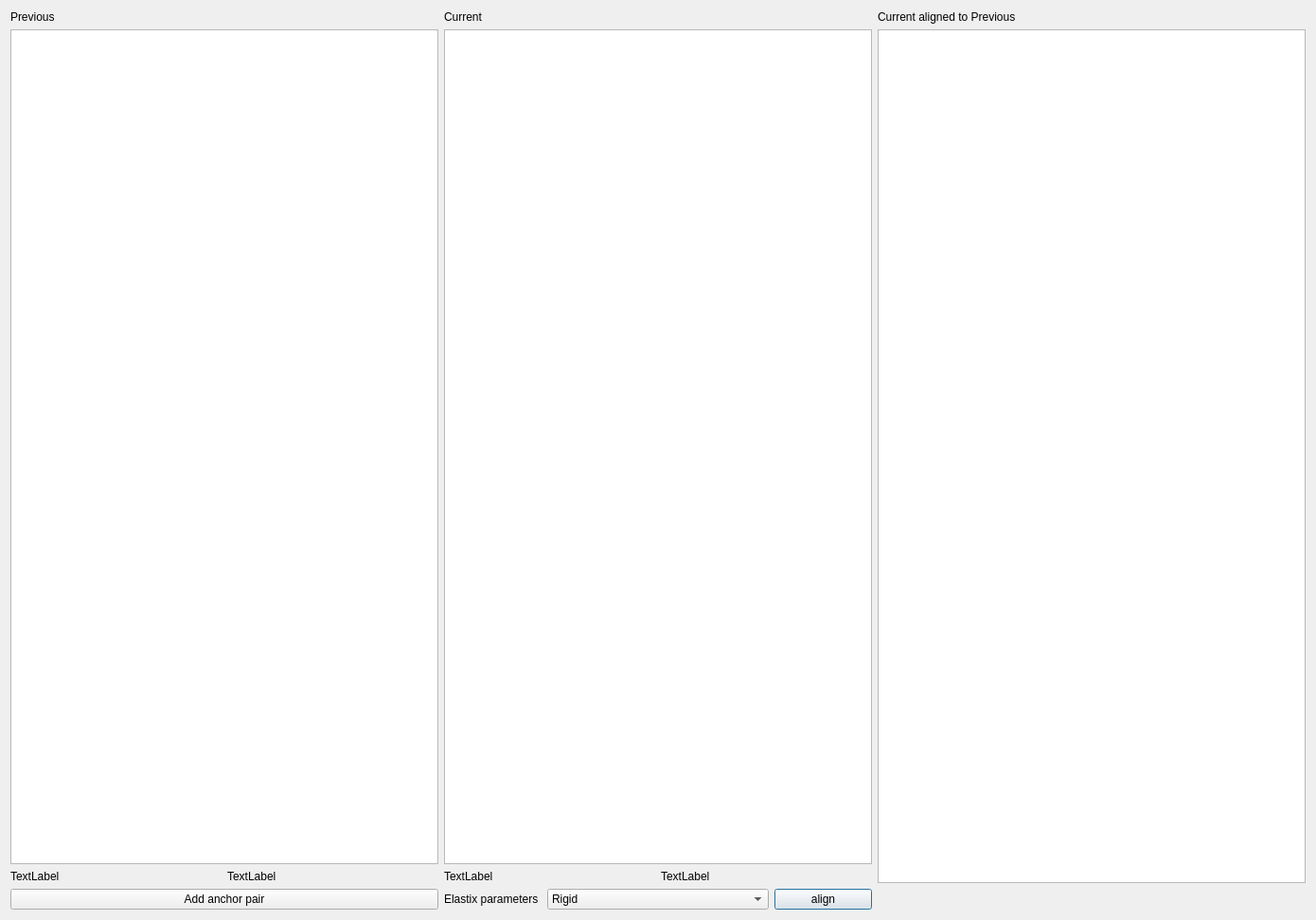
<?xml version="1.0" encoding="UTF-8"?>
<ui version="4.0">
 <class>AlignmentGui</class>
 <widget class="QDialog" name="AlignmentGui">
  <property name="geometry">
   <rect>
    <x>0</x>
    <y>0</y>
    <width>1390</width>
    <height>972</height>
   </rect>
  </property>
  <property name="windowTitle">
   <string>Dialog</string>
  </property>
  <layout class="QGridLayout" name="gridLayout">
   <item row="0" column="1">
    <layout class="QVBoxLayout" name="verticalLayout_2">
     <item>
      <widget class="QLabel" name="label_2">
       <property name="text">
        <string>Previous</string>
       </property>
      </widget>
     </item>
     <item>
      <widget class="QGraphicsView" name="prev_gview"/>
     </item>
     <item>
      <layout class="QHBoxLayout" name="horizontalLayout_3">
       <item>
        <widget class="QLabel" name="label_previous_filename">
         <property name="text">
          <string>TextLabel</string>
         </property>
        </widget>
       </item>
       <item>
        <widget class="QLabel" name="label_previous_index">
         <property name="text">
          <string>TextLabel</string>
         </property>
        </widget>
       </item>
      </layout>
     </item>
    </layout>
   </item>
   <item row="0" column="3">
    <layout class="QVBoxLayout" name="verticalLayout_3">
     <item>
      <widget class="QLabel" name="label_3">
       <property name="text">
        <string>Current aligned to Previous</string>
       </property>
      </widget>
     </item>
     <item>
      <widget class="QGraphicsView" name="aligned_gview"/>
     </item>
    </layout>
   </item>
   <item row="0" column="2">
    <layout class="QVBoxLayout" name="verticalLayout">
     <item>
      <widget class="QLabel" name="label">
       <property name="text">
        <string>Current</string>
       </property>
      </widget>
     </item>
     <item>
      <widget class="QGraphicsView" name="curr_gview"/>
     </item>
     <item>
      <layout class="QHBoxLayout" name="horizontalLayout_2">
       <item>
        <widget class="QLabel" name="label_current_filename">
         <property name="text">
          <string>TextLabel</string>
         </property>
        </widget>
       </item>
       <item>
        <widget class="QLabel" name="label_current_index">
         <property name="text">
          <string>TextLabel</string>
         </property>
        </widget>
       </item>
      </layout>
     </item>
    </layout>
   </item>
   <item row="1" column="2">
    <layout class="QHBoxLayout" name="horizontalLayout">
     <item>
      <widget class="QLabel" name="label_4">
       <property name="text">
        <string>Elastix parameters</string>
       </property>
      </widget>
     </item>
     <item>
      <widget class="QComboBox" name="comboBox_parameters">
       <item>
        <property name="text">
         <string>Rigid</string>
        </property>
       </item>
       <item>
        <property name="text">
         <string>Rigid_MutualInformation</string>
        </property>
       </item>
       <item>
        <property name="text">
         <string>Rigid_RequiredRatioOfValidSamples</string>
        </property>
       </item>
       <item>
        <property name="text">
         <string>Rigid_noNumberOfSpatialSamples</string>
        </property>
       </item>
       <item>
        <property name="text">
         <string>Affine</string>
        </property>
       </item>
       <item>
        <property name="text">
         <string>BSpline</string>
        </property>
       </item>
       <item>
        <property name="text">
         <string>Translation</string>
        </property>
       </item>
      </widget>
     </item>
     <item>
      <widget class="QPushButton" name="button_align">
       <property name="text">
        <string>align</string>
       </property>
      </widget>
     </item>
    </layout>
   </item>
   <item row="1" column="1">
    <widget class="QPushButton" name="button_anchor">
     <property name="text">
      <string>Add anchor pair</string>
     </property>
    </widget>
   </item>
  </layout>
 </widget>
 <resources/>
 <connections/>
</ui>
